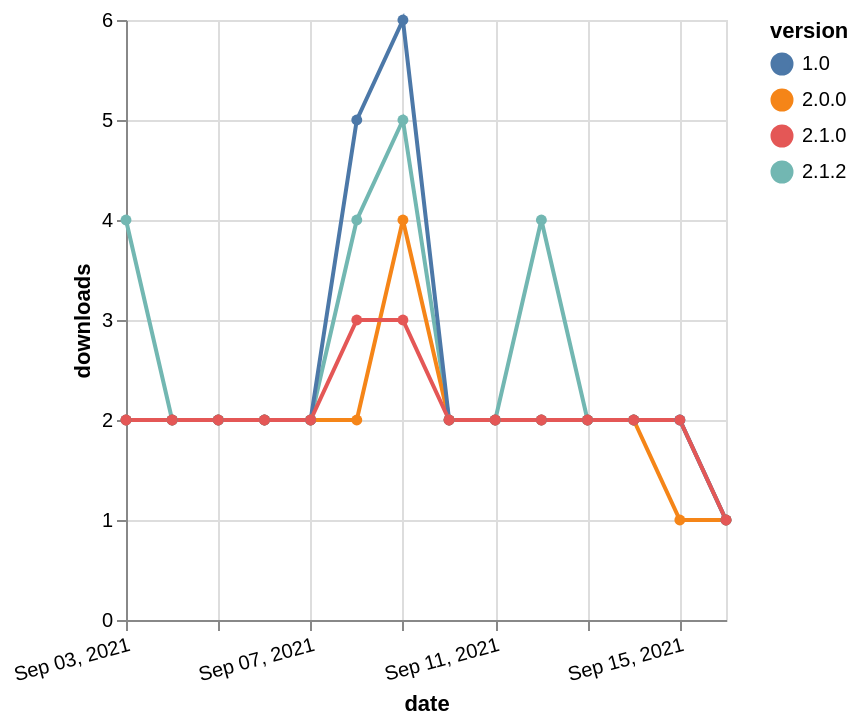

Source (Vega-Lite JSON):
### Vega-Lite specification from a JSON file in a GitHub repository (floating-point values rounded to 4 significant figures)
{"$schema": "https://vega.github.io/schema/vega-lite/v5.json", "description": "A simple bar chart with embedded data.", "data": {"values": [{"date": "2021-09-03", "total": 1576, "delta": 4, "version": "2.1.2"}, {"date": "2021-09-04", "total": 1578, "delta": 2, "version": "2.1.2"}, {"date": "2021-09-05", "total": 1580, "delta": 2, "version": "2.1.2"}, {"date": "2021-09-06", "total": 1582, "delta": 2, "version": "2.1.2"}, {"date": "2021-09-07", "total": 1584, "delta": 2, "version": "2.1.2"}, {"date": "2021-09-08", "total": 1588, "delta": 4, "version": "2.1.2"}, {"date": "2021-09-09", "total": 1593, "delta": 5, "version": "2.1.2"}, {"date": "2021-09-10", "total": 1595, "delta": 2, "version": "2.1.2"}, {"date": "2021-09-11", "total": 1597, "delta": 2, "version": "2.1.2"}, {"date": "2021-09-12", "total": 1601, "delta": 4, "version": "2.1.2"}, {"date": "2021-09-13", "total": 1603, "delta": 2, "version": "2.1.2"}, {"date": "2021-09-14", "total": 1605, "delta": 2, "version": "2.1.2"}, {"date": "2021-09-15", "total": 1607, "delta": 2, "version": "2.1.2"}, {"date": "2021-09-16", "total": 1608, "delta": 1, "version": "2.1.2"}, {"date": "2021-09-03", "total": 2528, "delta": 2, "version": "2.0.0"}, {"date": "2021-09-04", "total": 2530, "delta": 2, "version": "2.0.0"}, {"date": "2021-09-05", "total": 2532, "delta": 2, "version": "2.0.0"}, {"date": "2021-09-06", "total": 2534, "delta": 2, "version": "2.0.0"}, {"date": "2021-09-07", "total": 2536, "delta": 2, "version": "2.0.0"}, {"date": "2021-09-08", "total": 2538, "delta": 2, "version": "2.0.0"}, {"date": "2021-09-09", "total": 2542, "delta": 4, "version": "2.0.0"}, {"date": "2021-09-10", "total": 2544, "delta": 2, "version": "2.0.0"}, {"date": "2021-09-11", "total": 2546, "delta": 2, "version": "2.0.0"}, {"date": "2021-09-12", "total": 2548, "delta": 2, "version": "2.0.0"}, {"date": "2021-09-13", "total": 2550, "delta": 2, "version": "2.0.0"}, {"date": "2021-09-14", "total": 2552, "delta": 2, "version": "2.0.0"}, {"date": "2021-09-15", "total": 2553, "delta": 1, "version": "2.0.0"}, {"date": "2021-09-16", "total": 2554, "delta": 1, "version": "2.0.0"}, {"date": "2021-09-03", "total": 3761, "delta": 2, "version": "1.0"}, {"date": "2021-09-04", "total": 3763, "delta": 2, "version": "1.0"}, {"date": "2021-09-05", "total": 3765, "delta": 2, "version": "1.0"}, {"date": "2021-09-06", "total": 3767, "delta": 2, "version": "1.0"}, {"date": "2021-09-07", "total": 3769, "delta": 2, "version": "1.0"}, {"date": "2021-09-08", "total": 3774, "delta": 5, "version": "1.0"}, {"date": "2021-09-09", "total": 3780, "delta": 6, "version": "1.0"}, {"date": "2021-09-10", "total": 3782, "delta": 2, "version": "1.0"}, {"date": "2021-09-11", "total": 3784, "delta": 2, "version": "1.0"}, {"date": "2021-09-12", "total": 3786, "delta": 2, "version": "1.0"}, {"date": "2021-09-13", "total": 3788, "delta": 2, "version": "1.0"}, {"date": "2021-09-14", "total": 3790, "delta": 2, "version": "1.0"}, {"date": "2021-09-15", "total": 3792, "delta": 2, "version": "1.0"}, {"date": "2021-09-16", "total": 3793, "delta": 1, "version": "1.0"}, {"date": "2021-09-03", "total": 2586, "delta": 2, "version": "2.1.0"}, {"date": "2021-09-04", "total": 2588, "delta": 2, "version": "2.1.0"}, {"date": "2021-09-05", "total": 2590, "delta": 2, "version": "2.1.0"}, {"date": "2021-09-06", "total": 2592, "delta": 2, "version": "2.1.0"}, {"date": "2021-09-07", "total": 2594, "delta": 2, "version": "2.1.0"}, {"date": "2021-09-08", "total": 2597, "delta": 3, "version": "2.1.0"}, {"date": "2021-09-09", "total": 2600, "delta": 3, "version": "2.1.0"}, {"date": "2021-09-10", "total": 2602, "delta": 2, "version": "2.1.0"}, {"date": "2021-09-11", "total": 2604, "delta": 2, "version": "2.1.0"}, {"date": "2021-09-12", "total": 2606, "delta": 2, "version": "2.1.0"}, {"date": "2021-09-13", "total": 2608, "delta": 2, "version": "2.1.0"}, {"date": "2021-09-14", "total": 2610, "delta": 2, "version": "2.1.0"}, {"date": "2021-09-15", "total": 2612, "delta": 2, "version": "2.1.0"}, {"date": "2021-09-16", "total": 2613, "delta": 1, "version": "2.1.0"}]}, "width": "container", "mark": {"type": "line", "point": {"filled": true}}, "encoding": {"x": {"field": "date", "type": "temporal", "timeUnit": "yearmonthdate", "title": "date", "axis": {"labelAngle": -15}}, "y": {"field": "delta", "type": "quantitative", "title": "downloads"}, "color": {"field": "version", "type": "nominal"}, "tooltip": {"field": "delta"}}}
